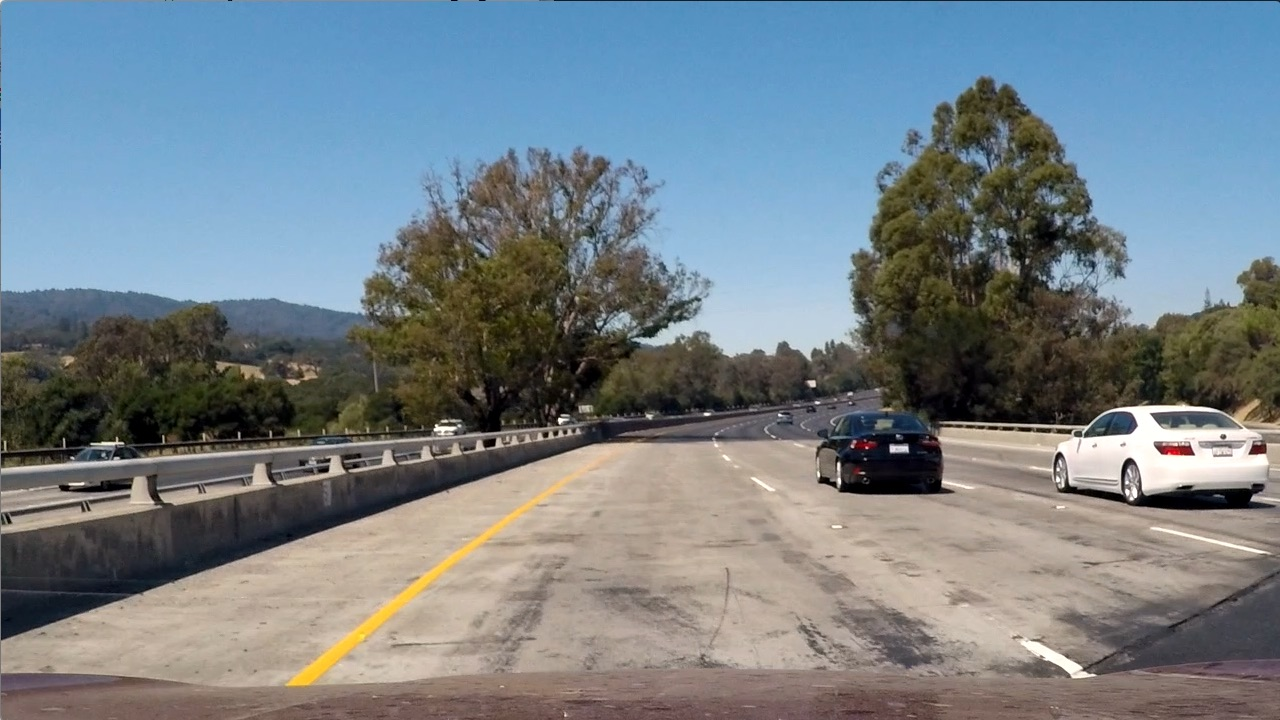
#> input picture test_images/test1.jpg, 1280 x 720 px
$ jupyter execute --allow-errors P5.ipynb   (shell and % lines are left out)   (older library calls are emulated)
#> lines starting #> are read from the running program, lines starting #| are printed output that depends on the picture; after the words box and inside, x2 and y2 are one past the last pixel; in counts of white or black regions, pixels touching at a corner belong together
## Vehicle Detection and Tracking Project

The goals / steps of this project are the following:

* Use color transforms, gradients, etc., to create a thresholded binary image.
* Detect vehicles on road.
* Output visual display of the detected cars.

---
## Python Imports

[cell 1]
import numpy as np
import cv2
import glob
import os
import matplotlib.pyplot as plt
import matplotlib.image as mpimg
from moviepy.editor import VideoFileClip
from IPython.display import HTML
import zipfile
from scipy.ndimage.measurements import label


from skimage.feature import hog
from skimage import data, exposure
#> (the rest of this cell did not finish here and is left out)

## Extracta data from vehicles.zip and non-vehicles.zip

#> (a cell that did not finish here is left out)

## draw_boxes function

[cell 3]
# draw boxes on image
def draw_boxes(img, bboxes, color=(0, 0, 255), thick=6):
    draw_img = np.copy(img)
    for (x1,y1),(x2,y2) in bboxes:
        cv2.rectangle(draw_img, (x1, y1), (x2, y2), color, thick)
    return draw_img

[cell 4]
image = mpimg.imread('test_images/test1.jpg')
#> image is the input picture: shape (720, 1280, 3); mean R, G, B 117.5, 128.7, 135.5
box1 = ((798, 392), (938, 532))
box2 = ((1134, 392), (1274, 532))
image = draw_boxes(image, [box1, box2])
#> after the loop in draw_boxes, `for (x1,y1),(x2,y2) in bboxes:`:
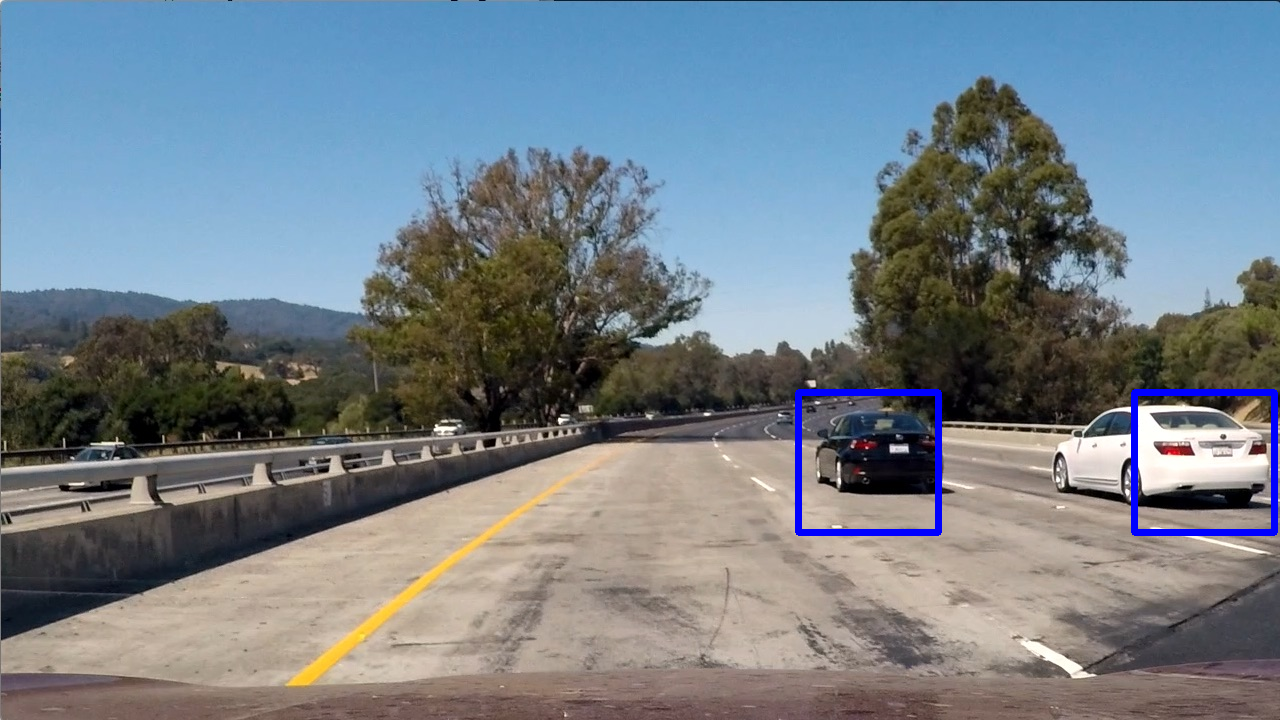
#> draw_img: shape (720, 1280, 3); 0.85% of pixels changed, all inside (x1, y1, x2, y2) = (795, 389, 1278, 536)
#> (the rest of this cell did not finish here and is left out)

## Extract hog features from gray image

[cell 5]
# Define a function to return HOG features and visualization
# Features will always be the first element of the return
# Image data will be returned as the second element if visualize= True
# Otherwise there is no second return element
def get_hog_features(img, orient, pix_per_cell, cell_per_block, vis=True,
                     feature_vec=True, show_hog = False):

    """
    Function accepts params and returns HOG features (optionally flattened) and an optional matrix for
    visualization. Features will always be the first return (flattened if feature_vector= True).
    A visualization matrix will be the second return if visualize = True.
    """

    return_list = hog(img, orientations=orient, pixels_per_cell=(pix_per_cell, pix_per_cell),
                                  cells_per_block=(cell_per_block, cell_per_block),
                                  block_norm= 'L2-Hys', transform_sqrt=False,
                                  visualise= vis, feature_vector= feature_vec)

    if show_hog:
        return_list = hog(img, orientations=9, pixels_per_cell=(16, 16),
                                      cells_per_block=(2, 2),
                                      block_norm= 'L2-Hys', transform_sqrt=False,
                                      visualise= True, feature_vector=False)
        fig = plt.figure()
        plt.imshow(return_list[1])

    return return_list

[cell 6]
print ('Example Car')
#> (the rest of this cell did not finish here and is left out)

[cell 7]
print ('Hog Visualization')
feature_image = np.copy(image)
gray = cv2.cvtColor(feature_image, cv2.COLOR_RGB2GRAY)
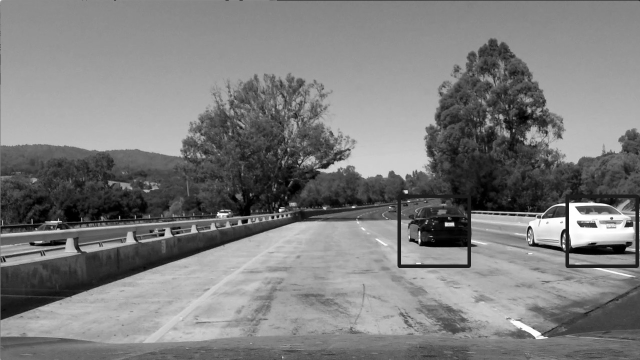
#> gray: shape (720, 1280) (shown at 1/2 size); min 0, max 255, mean 125.4
#> (the rest of this cell did not finish here and is left out)


[cell 8]
# Define a function to extract features from a list of images
# for each image do:
#    convert to grayscale
#    compute hog features (default parameters: orientation = 9, pixel per block = 16 and cell per block = 2)
#    append to result list
def extract_features(imgs, orient=9, pix_per_cell=16, cell_per_block=2):
    # Create a list to append feature vectors to
    features = []
    for image in imgs:
        if isinstance(image, str):
            image = mpimg.imread(image)
        hog_features = []
        feature_image = np.copy(image)
        feature_image = cv2.cvtColor(feature_image, cv2.COLOR_RGB2GRAY)
        hog_features.append(get_hog_features(feature_image[:,:], orient, pix_per_cell, cell_per_block, vis=False, feature_vec=True))
        hog_features = np.ravel(hog_features)
        features.append(hog_features)
    return features

#> (a cell that did not finish here is left out)

## Build dataset from data folder

[cell 10]
# build dataset images and return car_filelist and notcar_filelist from given directory
# assumes that there is a vehicles folder with car images and non-vehicles forder with other images
def get_dataset(directory):
#> called with directory = './data'
    car_filelist = []
#> car_filelist = []
    notcar_filelist = []

    for path, subdirs, files in os.walk(directory):
        for name in files:
            if name.endswith('.png'):
                if (os.sep + 'vehicles' + os.sep ) in path:
                    car_filelist.append(path + os.sep + name)
                if (os.sep + 'non-vehicles' + os.sep ) in path:
                    notcar_filelist.append(path + os.sep + name)

    return car_filelist, notcar_filelist

[cell 11]
# show image dataset
car_filelist, notcar_filelist = get_dataset('./data')
#> car_filelist = []; notcar_filelist = []
print ('car_filelist[:10]')
print (car_filelist[:10])
print ()
print ('notcar_filelist[:10]')
print (notcar_filelist[:10])

[cell 12]
# build dataset

X, y, mean, scale = None, None, None, None

X_train, X_test, y_train, y_test = None,  None,  None,  None

# if there is a dataset.npz file with previous computed dataset, use it
#> (the rest of this cell did not finish here and is left out)

    notcar_features = extract_features(notcar_filelist)
#> `X = np.vstack((car_features, notcar_features)).astype(np.float64)`: X = empty array
    X = np.vstack((car_features, notcar_features)).astype(np.float64)
    y_car = np.ones((len(car_filelist)))
    y_notcar = np.zeros((len(notcar_filelist)))
    y = np.hstack((y_car, y_notcar)).astype(np.int)
    X_scaler = preprocessing.StandardScaler().fit(X)
    X = X_scaler.transform(X)
    # save dataset on file dataset.npz
    np.savez_compressed('dataset.npz', X = X, y = y, mean = X_scaler.mean_, scale = X_scaler.scale_)

## Split dataset

#> (a cell that did not finish here is left out)

## Train SVM (RBF) Model

[cell 14]
# train the SVM with 'rfb' model to classify car images

model = None
# if there is not a previous trained model, compute it
#> (the rest of this cell did not finish here and is left out)

## Test model in some images

[cell 15]
# Verify if trained model works with some "real" images.
L = 230
S = 64
image = mpimg.imread('test_images/test1.jpg')
ii = cv2.resize(image[344:344+L,1048:1048+L], (64, 64))
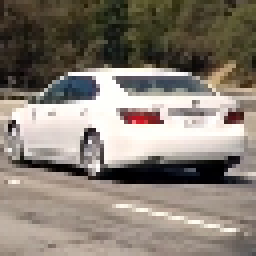
#> ii: shape (64, 64, 3) (shown 4 times larger); mean R, G, B 135.1, 126.3, 116
ii = ii.astype(np.float32) / 255.0
#> (the rest of this cell did not finish here and is left out)

[cell 16]
L = 140
S = 64
image = mpimg.imread('test_images/test1.jpg')
ii = cv2.resize(image[390:390+L,810:810+L], (S, S))
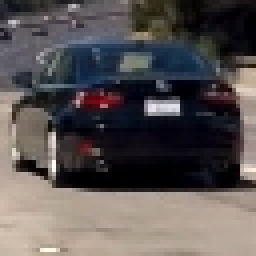
#> ii: shape (64, 64, 3) (shown 4 times larger); mean R, G, B 89.4, 83.7, 83.2
ii = ii.astype(np.float32) / 255.0
#> (the rest of this cell did not finish here and is left out)

[cell 17]
L = 20
S = 64
image = mpimg.imread('test_images/test1.jpg')
ii = cv2.resize(image[407:407+L,774:774+L], (S, S))
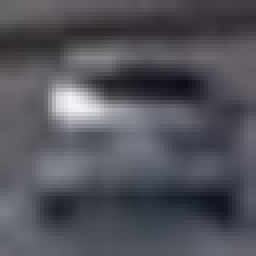
#> ii: shape (64, 64, 3) (shown 4 times larger); mean R, G, B 83, 83.1, 90.7
ii = ii.astype(np.float32) / 255.0
#> (the rest of this cell did not finish here and is left out)

## slide_window function

[cell 18]
# Define a function that takes an image,
# start and stop positions in both x and y,
# window size (x and y dimensions),
# and overlap fraction (for both x and y)
def slide_window(img, x_start_stop=[None, None], y_start_stop=[None, None],
                    xy_window=(64, 64), xy_overlap=(0.5, 0.5)):
    # If x and/or y start/stop positions not defined, set to image size
#> called with xy_window = (140, 140), xy_overlap = (0.7, 0.7)
    if x_start_stop[0] == None:
        x_start_stop[0] = 0
    if x_start_stop[1] == None:
        x_start_stop[1] = img.shape[1]
    if y_start_stop[0] == None:
        y_start_stop[0] = 0
    if y_start_stop[1] == None:
        y_start_stop[1] = img.shape[0]
    # Compute the span of the region to be searched
    xspan = x_start_stop[1] - x_start_stop[0]
    yspan = y_start_stop[1] - y_start_stop[0]
    # Compute the number of pixels per step in x/y
    nx_pix_per_step = np.int(xy_window[0]*(1 - xy_overlap[0]))
    ny_pix_per_step = np.int(xy_window[1]*(1 - xy_overlap[1]))
    # Compute the number of windows in x/y
    nx_buffer = np.int(xy_window[0]*(xy_overlap[0]))
    ny_buffer = np.int(xy_window[1]*(xy_overlap[1]))
    nx_windows = np.int((xspan-nx_buffer)/nx_pix_per_step)
    ny_windows = np.int((yspan-ny_buffer)/ny_pix_per_step)
    # Initialize a list to append window positions to
    window_list = []
    # Loop through finding x and y window positions
    # Note: you could vectorize this step, but in practice
    # you'll be considering windows one by one with your
    # classifier, so looping makes sense
    for ys in range(ny_windows):
        for xs in range(nx_windows):
            # Calculate window position
            startx = xs*nx_pix_per_step + x_start_stop[0]
            endx = startx + xy_window[0]
            starty = ys*ny_pix_per_step + y_start_stop[0]
            endy = starty + xy_window[1]
            # Append window position to list
            window_list.append(((startx, starty), (endx, endy)))
    # Return the list of windows
    return window_list

[cell 19]
# Verify if slide_window is working

L = 140
S = 64
window_list = slide_window(image, x_start_stop=[0, 1280], y_start_stop=[350, 650], xy_window=(L, L), xy_overlap=(0.7, 0.7))
#> window_list = 112 items
#> `ii = cv2.resize(image[window[0][1]:window[1][1], window[0][0]:window[1..`:
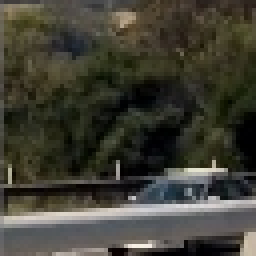
#> ii: shape (64, 64, 3) (shown 4 times larger); mean R, G, B 63.9, 62.6, 52.1
box_detected = []

[cell 20]
image = mpimg.imread('test_images/test1.jpg')

#> (the rest of this cell did not finish here and is left out)

#> call 4 of extract_features, with orient = 9, pix_per_cell = 16, cell_per_block = 2
#> in extract_features (call 4), `feature_image = cv2.cvtColor(feature_image, cv2.COLOR_RGB2GRAY)`:
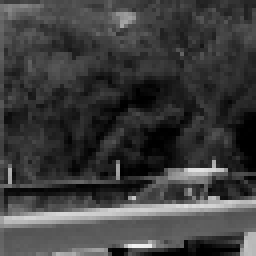
#> feature_image: shape (64, 64) float32 (shown 4 times larger); min 0, max 0.946, mean 0.242
#> in extract_features (call 4), `hog_features = np.ravel(hog_features)`: hog_features = 324 values, max 0.396 at index 274, min 0.0171 at index 242, mean 0.148
#> `image_features = extract_features([ii])`: image_features = 1 item
    image_features = X_scaler.transform(image_features)
    p = model.predict(image_features)
    if p[0] == 1:
        box_detected.append(window)
        image =  draw_boxes(image, bboxes=[window], color=(0, 0, 255), thick=3)

fig = plt.figure()
plt.imshow(image)

$ run again, with test_images/test2.jpg copied over test_images/test1.jpg
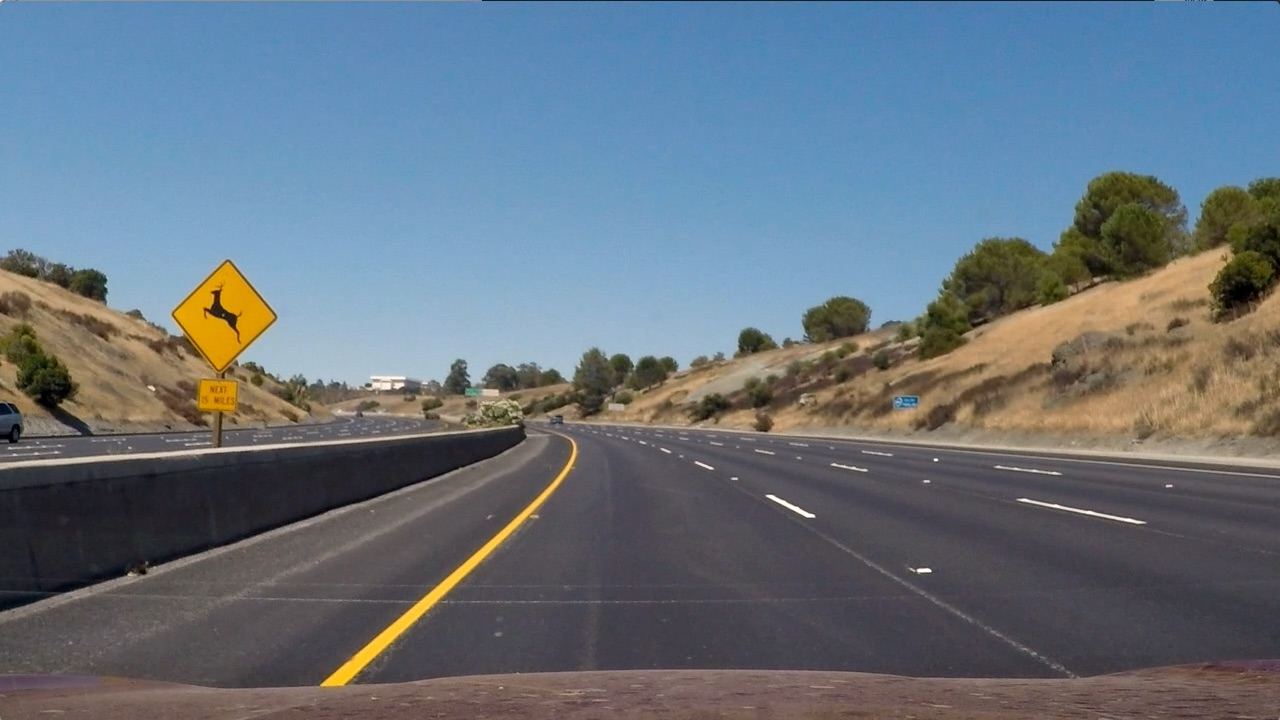
#> input picture test_images/test2.jpg, 1280 x 720 px
#> image is the input picture: shape (720, 1280, 3); mean R, G, B 102.8, 114.6, 125.5
#> in get_dataset, `car_filelist = []`: car_filelist = []
#> X = empty array
#> `ii = cv2.resize(image[407:407+L,774:774+L], (S, S))`:
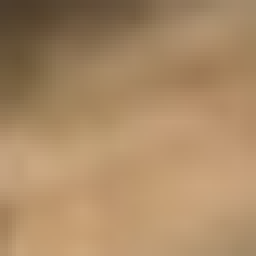
#> ii: shape (64, 64, 3) (shown 4 times larger); mean R, G, B 170.1, 137.9, 101.7
#> window_list = 112 items
#> in extract_features (call 4), `feature_image = cv2.cvtColor(feature_image, cv2.COLOR_RGB2GRAY)`:
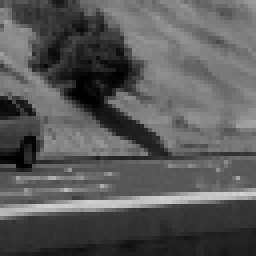
#> feature_image: shape (64, 64) float32 (shown 4 times larger); min 0, max 0.832, mean 0.35
#> hog_features = 324 values, max 0.399 at index 292, min 0.00206 at index 242, mean 0.132
#> image_features = 1 item
